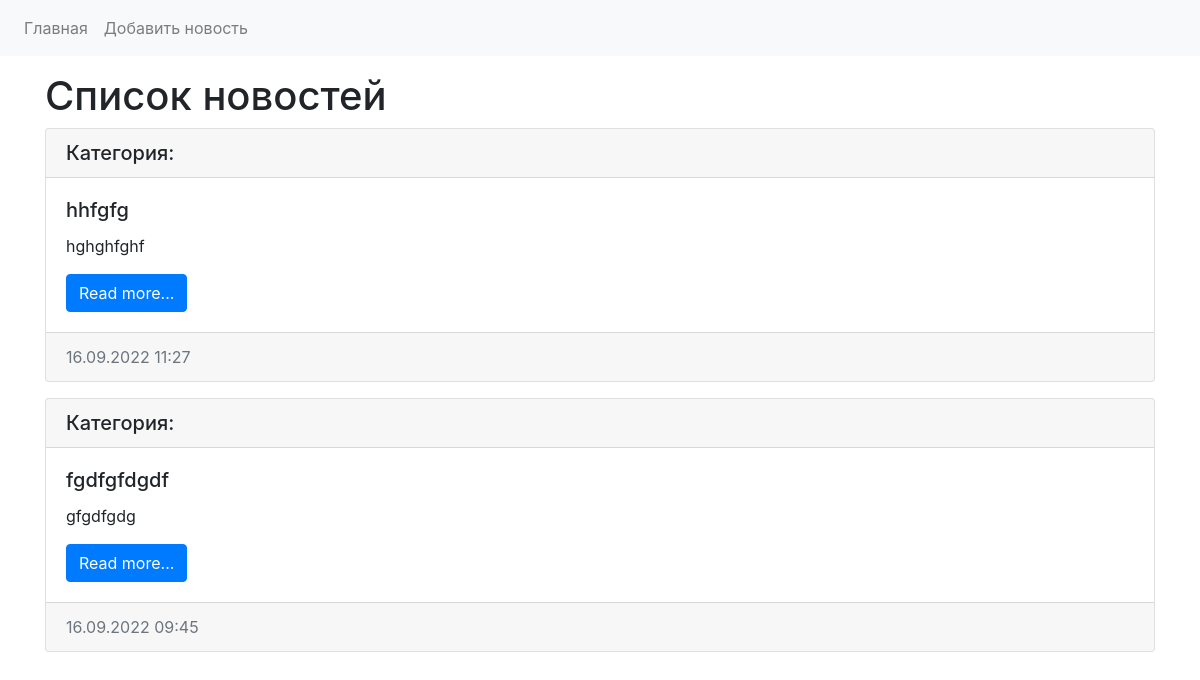
The app's page /, older data.
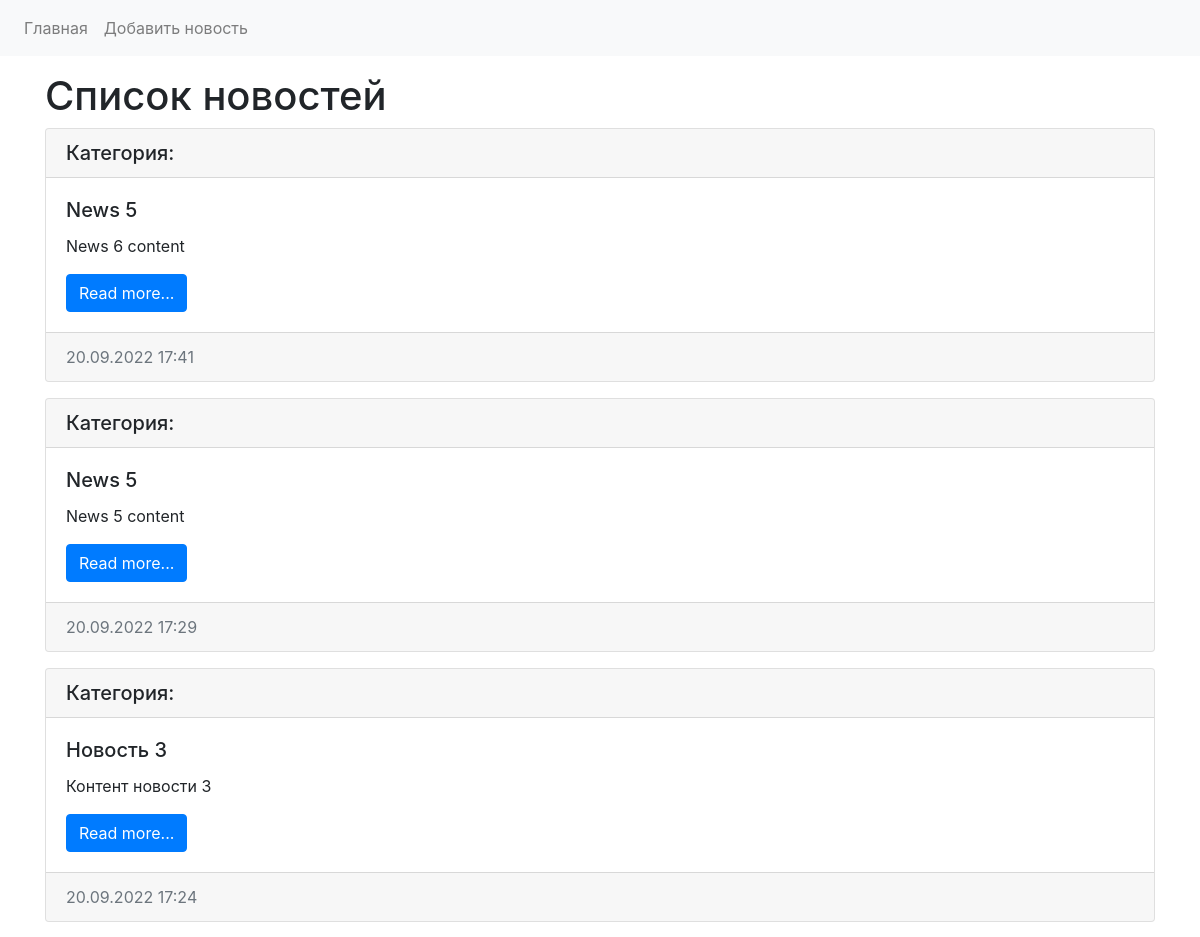
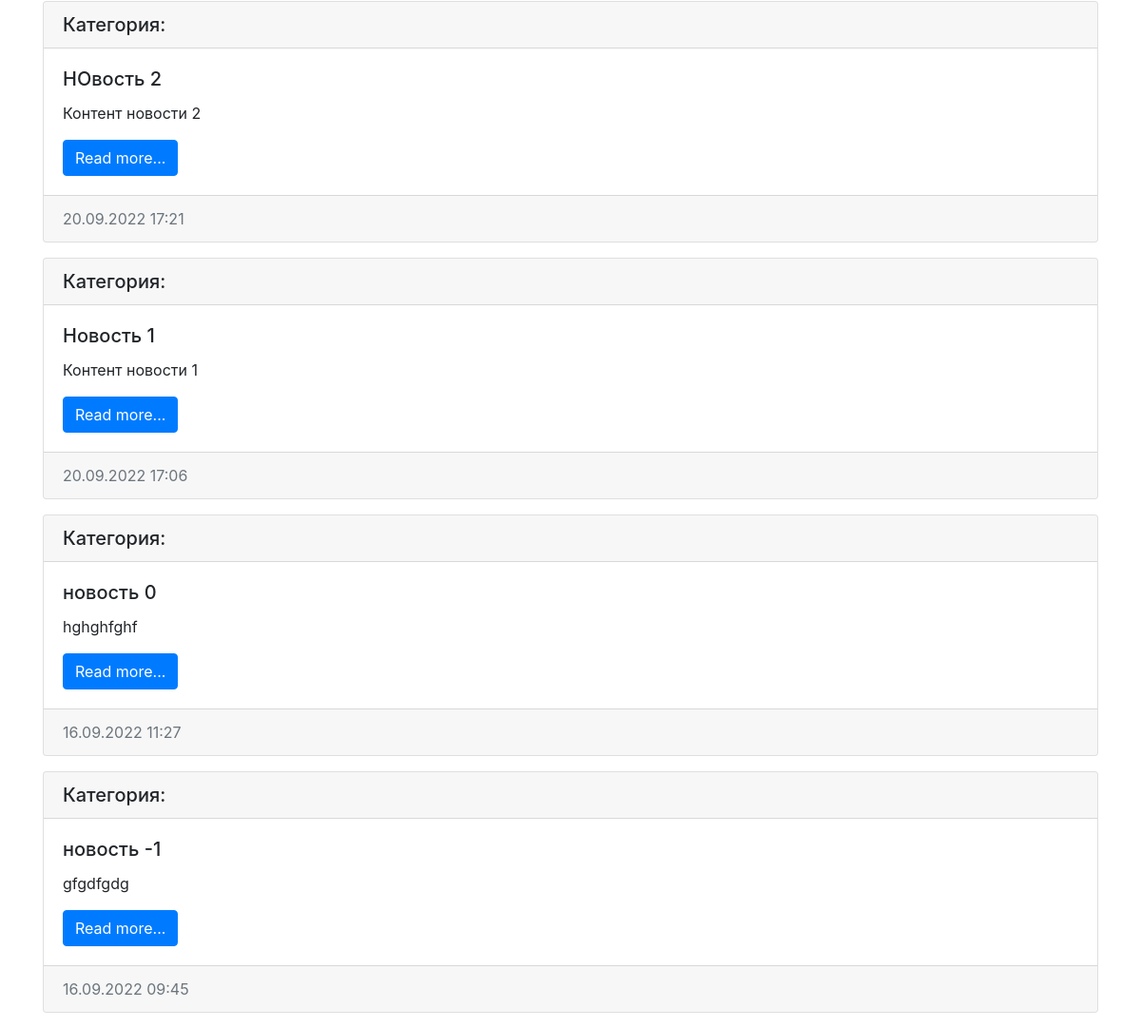
The same page, newer data (2 pictures, top to bottom).
### news/models.py (models this page shows, shortened)
class News(models.Model):
    title = models.CharField(max_length=150, verbose_name='Название')
    content = models.TextField(blank=True, verbose_name='Описание')
    created_at = models.DateTimeField(auto_now_add=True, verbose_name='Время создания')
    update_at = models.DateTimeField(auto_now=True, verbose_name='Время обновления')
    photo = models.ImageField(upload_to='photos/%Y/%m/%d/', verbose_name='Фото', blank=True)
    is_published = models.BooleanField(default=True, verbose_name='Опубликовано')
    category = models.ForeignKey('Category', on_delete=models.PROTECT, null=True, verbose_name='Категория')
    class Meta:
        verbose_name = 'Новость'
        verbose_name_plural = 'Новости'
        ordering = ['-created_at', '-title']

### news/views.py (the view)
# urls.py: path('', index, name='index'),
def index(request):
    news = News.objects.all()
    return render(request, 'news/index.html', {'news': news, 'title': 'Список новостей'})

### news/templates/news/index.html (shortened to what this page needs)
<!doctype html>
<html lang="en">
  <head>
    <link rel="stylesheet" href="https://cdn.jsdelivr.net/npm/bootstrap@4.3.1/dist/css/bootstrap.min.css">
  </head>
  <body>
<nav class="navbar navbar-expand-lg navbar-light bg-light">
    <div class="collapse navbar-collapse" id="navbarSupportedContent">
        <ul class="navbar-nav mr-auto">
            <li class="nav-item"><a class="nav-link" href="/">Главная</a></li>
            <li class="nav-item"><a class="nav-link" href="/">Добавить новость</a></li>
        </ul>
    </div>
</nav>
<div class="container mt-3">
    <h1>{{ title }}</h1>
    <div class="row">
        <div class="col-md-12">
            {% for item in news %}
            <div class="card mb-3">
                <h5 class="card-header">Категория: {{ item.category.title }}</h5>
                <div class="card-body">
                    <h5 class="card-title">{{ item.title }}</h5>
                    <p class="card-text">{{ item.content }}</p>
                    <a href="test" class="btn btn-primary">Read more...</a>
                </div>
                <div class="card-footer text-muted">
                    {{ item.created_at|date:"d.m.Y H:i" }}
                </div>
            </div>
            {% endfor %}
        </div>
    </div>
</div>
</body>
</html>

Row changes from the older to the newer data that the page shows:
added News: title "News 5", content "News 6 content", created_at "20.09.2022 17:41"
added News: title "News 5", content "News 5 content", created_at "20.09.2022 17:29"
added News: title "Новость 3", content "Контент новости 3", created_at "20.09.2022 17:24"
added News: title "НОвость 2", content "Контент новости 2", created_at "20.09.2022 17:21"
added News: title "Новость 1", content "Контент новости 1", created_at "20.09.2022 17:06"
changed News "hghghfghf": title "hhfgfg" → "новость 0"
changed News "gfgdfgdg": title "fgdfgfdgdf" → "новость -1"
